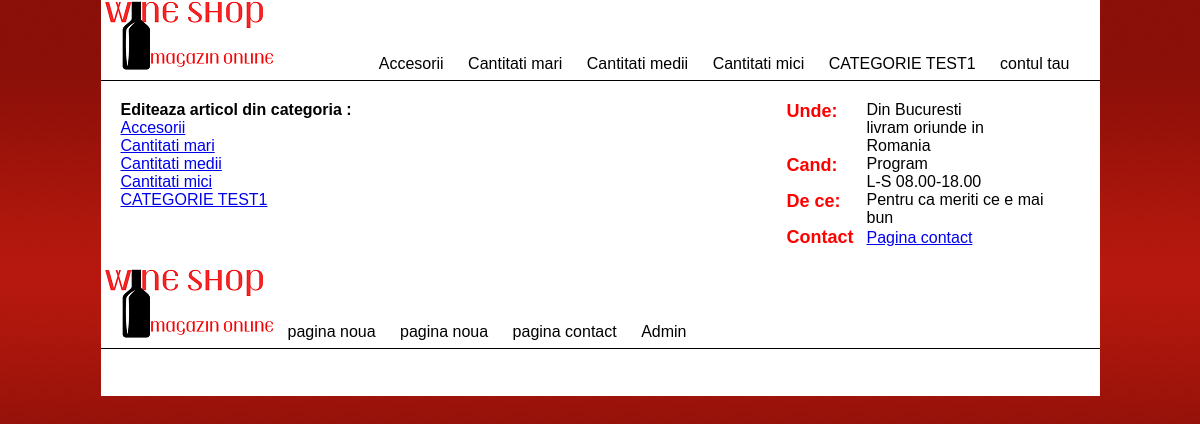
The page /index.php?page=edititemselect (signed in) on the database its author committed.
### tables this page shows
CREATE TABLE `category` (
  `categoryID` int(1) NOT NULL,
  `name` varchar(255) NOT NULL
);

### edititemselect.php (the view, shortened to what this page needs)
<?php
	include("dbconnect.php");
		$editcat_sql = "SELECT * FROM category";
		$editcat_query = mysqli_query($dbconnect, $editcat_sql);
		$editcat_result = mysqli_fetch_assoc($editcat_query);
?>
	<h1>Editeaza articol din categoria :</h1>
    <?php do
	{ ?>
		<p><a href="index.php?page=edititemlist&categoryID=<?php echo $editcat_result['categoryID']; ?>"><?php echo $editcat_result['name']; ?></a></p>
	<?php
	} while ($editcat_result = mysqli_fetch_assoc($editcat_query)) ?>

### header.php
<div class="header">
    <div class="logo">
		<a href="index.php"><img src="images/logo1.png" alt="Wine Shop logo" /></a>
    </div>
		<div class="navigation">
			<?php
				$cat_sql = "SELECT * FROM category";
				$cat_query = mysqli_query($dbconnect, $cat_sql);
				$cat_result = mysqli_fetch_assoc($cat_query);
			?>
		<p><?php
			do {
			?>
			<a href="index.php?page=category&categoryID=<?php echo $cat_result['categoryID']; ?>"><?php echo $cat_result['name']; ?></a>
				<?php
			} while ($cat_result=mysqli_fetch_assoc($cat_query))
				?>
			<a href="index.php?page=user">contul tau</a>
        </p>
		</div>
</div>

### styles.css (style rules this page uses)
* { margin:0px; padding:0px; }
body { background-image:url(images/bg.jpg); font-family:Arial, Helvetica, sans-serif; }
p { font-family:Arial, Helvetica, sans-serif; }
.header { width:999px; height:80px; border-bottom-width:1px; border-bottom-color:#000; border-bottom-style:solid; }
.logo { float:left; }
.navigation { float:right; margin-top:55px; margin-right:20px; }
.navigation a:link { text-decoration:none; color:#000; font-family:Arial, Helvetica, sans-serif; margin: 0px 10px 0px 10px; }
h1 { font-family:Arial, Helvetica, sans-serif; font-size: 16px; font-weight: bold; }

### rows shown on the page
category: name "Accesorii"
category: name "Cantitati mari"
category: name "Cantitati medii"
category: name "Cantitati mici"
category: name "CATEGORIE TEST1"
